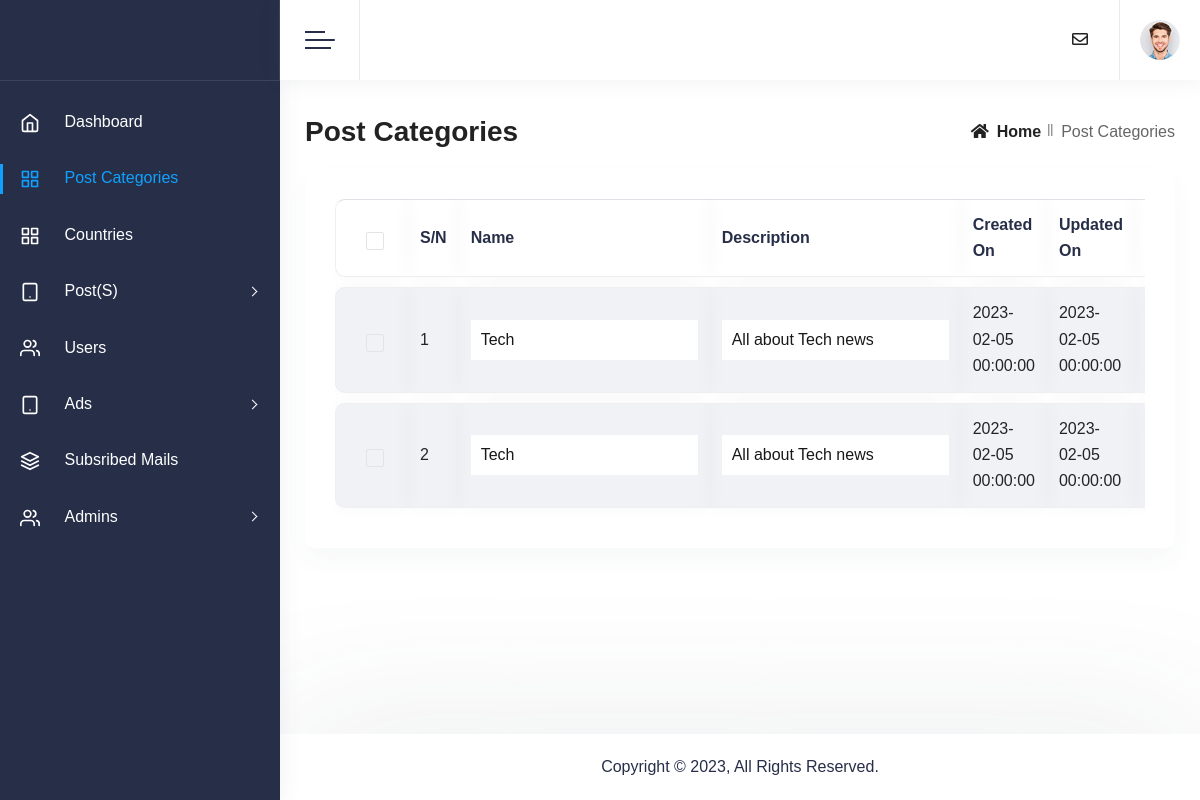
Screenshot of /admin/categories.php (signed in) with the database file from the repository.
### tables this page shows
CREATE TABLE `category` (
  `category_id` int(11) NOT NULL,
  `category_name` text NOT NULL,
  `category_desc` text NOT NULL,
  `category_creation_date` datetime NOT NULL DEFAULT current_timestamp(),
  `category_update_date` datetime NOT NULL DEFAULT current_timestamp(),
  `status` int(11) NOT NULL DEFAULT 0
);

### admin/categories.php (the view, shortened to what this page needs)
<?php
    include 'includes/header.php';
    include 'includes/navbar.php';
    include 'includes/sidebar.php';
    $stmt = $conn->prepare("SELECT * FROM category");
    $stmt->execute();
    $categories = $stmt->fetchAll();
?>
        <div class="page-wrapper">
            <div class="main-content">
                <div class="row">
                    <div class="colxl-12 col-lg-12 col-md-12 col-sm-12 col-12">
                        <div class="page-title-wrapper">
                            <div class="page-title-box">
                                <h2 class="page-title bold">Post Categories</h2>
                            </div>
                            <div class="breadcrumb-list">
                                <ul>
                                    <li class="breadcrumb-link">
                                        <a href="./"><i class="fas fa-home mr-2"></i>Home</a>
                                    </li>
                                    <li class="breadcrumb-link active">Post Categories</li>
                                </ul>
                            </div>
                        </div>
                    </div>
                </div>
                <div class="row">
                    <div class="col-xl-12 col-lg-12 col-md-12 col-sm-12 col-12">
                        <div class="card table-card">
                            <div class="card-body">
                                <div class="chart-holder">
                                <div class="table-responsive" >
                                        <table class="table table-styled mb-0">
                                            <thead>
                                                <tr>
                                                    <th>
														<div class="checkbox">
														</div>
													</th>
                                                    <th>S/N</th>
                                                    <th scope='col'>Name</th>
                                                    <th scope='col'>Description</th>
                                                    <th scope='col'>Created On</th>
                                                    <th scope='col'>Updated On</th>
                                                    <th scope='col' colspan="2">Actions</th>
                                                </tr>
                                            </thead>
                                            <tbody>
                                                <?php
                                                    $countnum = 0;
                                                    foreach ($categories as $category) :
                                                    echo $category['status'] == 0 ? "<tr style='background:#f1f2f6; '>" : "<tr>";
                                                    $countnum++
                                                ?>
                                                    <td>
														<div class="checkbox">
														</div>
													</td>
                                                    <td><?= $countnum ?></td>
                                                    <td>
                                                        <input type="text" style="border:0px;" value="<?= $category['category_name'] ?>" />
                                                    </td>
                                                    <td>
                                                        <input type="text" style="border:0px;" value="<?= $category['category_desc'] ?>" />
                                                    </td>
                                                    <td>
                                                        <p>
                                                            <?= $category['category_creation_date'] ?>
                                                        </p>
                                                    </td>
                                                    <td>
                                                        <p>
                                                            <?= $category['category_update_date'] ?>
                                                        </p>
                                                    </td>
                                                    <td class="relative">
                                                    </td>
                                                <?php
                                                    echo "</tr>";
                                                    endforeach;
                                                ?>
                                            </tbody>
                                        </table>
                                    </div>
                                </div>
                            </div>
                        </div>
                    </div>
                </div>
<?php
    include 'includes/footer.php';
    include 'includes/scripts.php';
?>

### admin/assets/css/auth.css (style rules this page uses)
:root { --main-black: #000000; --main-black2: #222222; --main-black3: #2a3042; --main-black4: #2f3c4e; --main-white: #ffffff; --main-off-white: #f4f7fc; --main-white2: #f8f8fb; --main-white3: #fdfeff; --main-txt-color: #666666; --main-title-color: #333333; --main-border-color: #e4e4e4; --error: #ff592c; --success: #44de4f; --main-color: #11a1fd; --color1: #efb5a3; --color2: #315f72; }
body { font-family: 'Poppins', sans-serif; font-weight: 400; font-size: 16px; line-height: 1.65; -webkit-font-smoothing: antialiased; overflow-x: hidden; color: var(--main-txt-color); background: var(--main-white); overflow-x: hidden; }
a, a:hover, a:focus, button, button:hover { color: var(--main-black2); cursor: pointer; text-decoration: none; -webkit-transition: all 0.3s; -moz-transition: all 0.3s; -ms-transition: all 0.3s; -o-transition: all 0.3s; transition: all 0.3s; }
input, textarea, select, button, button:focus, button:hover, .form-control:focus { outline: none; box-shadow: none; }
ul, p { padding: 0; margin: 0; list-style-type: none; }
h1, h2, h3, h4, h5, h6 { margin: 0; padding: 0; text-transform: capitalize; line-height: 1.2; color: var(--main-black2); }
.relative { position: relative; }

### rows the page displays
category: category_name "Tech", category_desc "All about Tech news", category_creation_date "2023-02-05 00:00:00", category_update_date "2023-02-05 00:00:00"
category: category_name "Tech", category_desc "All about Tech news", category_creation_date "2023-02-05 00:00:00", category_update_date "2023-02-05 00:00:00"
